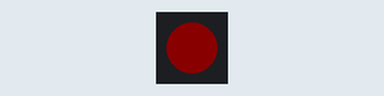
Bench run of a sketch on a simulated Arduino Mega 2560, built with avr-gcc and run on an emulated ATmega2560. Parts: 1 RGB LEDs in strip order, left to right. Dim RGB values are drawn brighter than linear.

Above: at 0.2 s.
At 0.7 s:
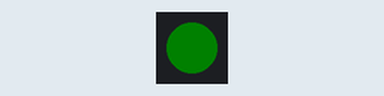
At 2.7 s:
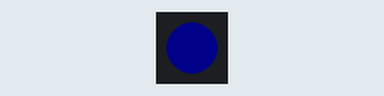
Timing chart, 0 to 3.5 s (numbered marks = the images above):
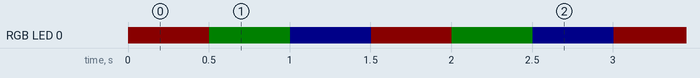

The sketch:

neopixel_test.ino
```cpp
#include <FastLED.h>

#define NUM_LEDS 1
#define DATA_PIN 23

CRGB leds[NUM_LEDS];

void setup() {
  // Using WS2812B on Teensy 4 usually defaults to a high-performance
  // hardware-assisted driver if available.
  FastLED.addLeds<WS2812B, DATA_PIN, GRB>(leds, NUM_LEDS);
  FastLED.setBrightness(10);
}

void loop() {
  // Cycle Red, Green, Blue
  leds[0] = CRGB::Red;
  FastLED.show();
  delay(500);

  leds[0] = CRGB::Green;
  FastLED.show();
  delay(500);

  leds[0] = CRGB::Blue;
  FastLED.show();
  delay(500);
}
```

Measured:
- by itself, RGB LED 0: repeats every 1.5 s: RGB(0, 5, 0) 0.50 s, RGB(0, 0, 10) 0.50 s, RGB(10, 0, 0) 0.50 s
- by itself, everything shown: repeats every 1.5 s, in 3 steps
